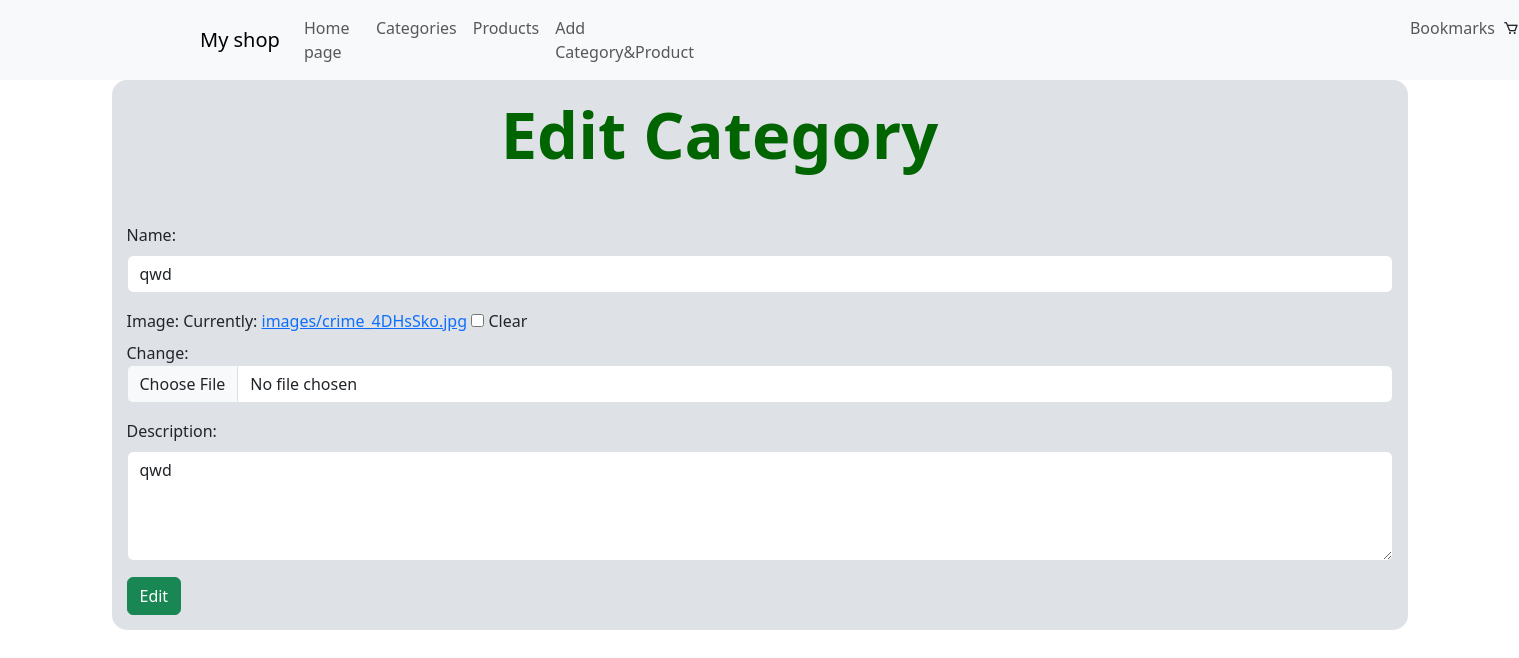
The app's page /category/update/2, older data.
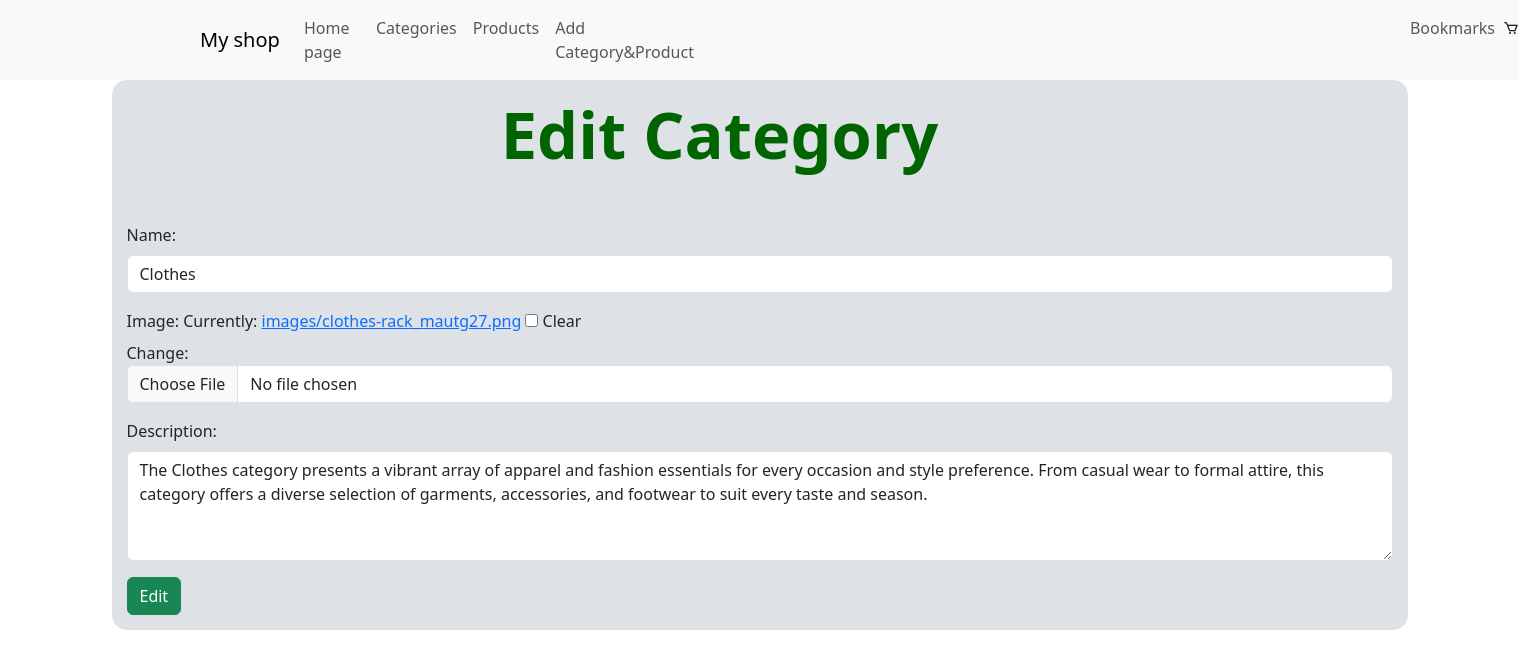
The same page, newer data.
### online_shop/models.py (models this page shows, shortened)
class Category(models.Model):
    name = models.CharField(max_length=100, null=False, blank=False, verbose_name='Category Name')
    description = models.TextField(max_length=500, null=True, blank=True, verbose_name="Description")
    category_img = models.ImageField(null=True, blank=True, upload_to='images/', verbose_name="category image")

### online_shop/views/category_views.py (the view, shortened to what this page needs)
def category_update_view(request, *args, **kwargs):
    category = get_object_or_404(Category, pk=kwargs.get('pk'))
    if request.method == "GET":
        form = CategoryForm(
            initial={
                'name': category.name,
                'description': category.description,
                'category_img': category.category_img
            }
        )
        return render(request, 'category/update.html', context={'form': form, 'category': category})

### online_shop/forms.py
class CategoryForm(forms.Form):
    name = forms.CharField(max_length=200, required=True, label='Name', widget = widgets.TextInput(attrs={'class': 'form-control', 'placeholder': 'Name of the Categody'}))
    description = forms.CharField(max_length=500, required=False, label='Description', widget=widgets.Textarea(attrs={'class': 'form-control', 'placeholder':'Description', 'rows':'5'}))
    category_img = forms.ImageField(required=False, label='Image', widget=widgets.ClearableFileInput(attrs={'class': 'form-control', 'placeholder':'Your image'}))

### templates/category/update.html (shortened to what this page needs)
{% extends 'base.html' %}
{% block content %}
	<div class="category_create">
        <h1 class="subtitle">Edit Category</h1>
        <form action="{% url 'category_update' category.id %}" method="POST" enctype="multipart/form-data">
            <div class="row">
            <div class="col">
               <label for="{{ form.name.id_for_label }}" class="form-label">{{ form.name.label }}:</label>
                    <input type="text" class="form-control" name = "name" placeholder="Name fo the Category" value="{{ form.name.value }}">
            </div>
            <div class="form-col mt-3">
                <label for="{{ form.category_img.id_for_label }}" class="form-label">{{ form.category_img.label }}:</label>
                    {{ form.category_img }}
            </div>
            <div class="form-col w-5">
                        <label for="{{ form.description.id_for_label }}" class="form-label mt-3">{{ form.description.label }}:</label>
                        <textarea  class="form-control" name = "description" placeholder="Description" rows="4" >{{ form.description.value }}</textarea>
            </div>
          </div>
    <button type="submit" class="btn btn-success mt-3">Edit</button>
    </form>
    </div>
{% endblock %}

Row changes from the older to the newer data that the page shows:
changed Category: name "qwd" → "Clothes"; description "qwd" → "The Clothes category presents a vibrant array of apparel and fashion essentials for every occasion and style preference. From casual wear to formal attire, this category offers a diverse selection of garments, accessories, and footwear to suit every taste and season."
Text that changed along with them:
text no longer shown: "Currently: images/crime_4DHsSko.jpg Clear Change:"
text now shown: "Currently: images/clothes-rack_mautg27.png Clear Change:"
